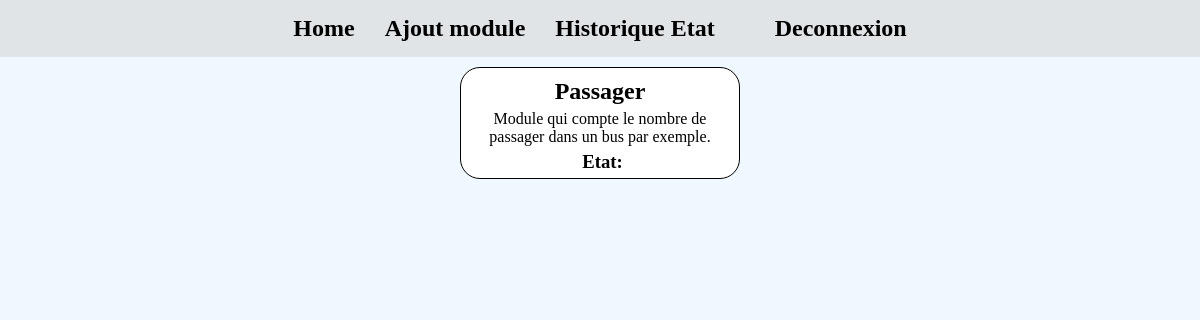
Page / (signed in) on the committed database.
### tables this page shows
CREATE TABLE `module` (
  `ID` int NOT NULL,
  `Nom` varchar(255) NOT NULL,
  `Etat` int NOT NULL,
  `description` text NOT NULL,
  `valeur` varchar(255) NOT NULL
);

### index.php (the view, shortened to what this page needs)
<?php
    require_once './script/bdd.php';
?>
<!DOCTYPE html>
<html lang="en">
<head>
    <link rel="stylesheet" href="./css/main.css">
    <link rel="stylesheet" href="./css/index.css">
</head>
<body>
    <?php
        include './page/navbar.php';
    ?>
    <?php
        if(isset($_SESSION['Connect'])) {
            $reponse = $bdd->query('SELECT * FROM module');
            while ($donnees = $reponse->fetch()) {
                echo '
                    <div class="position">
                        <a href="/page/visu_module.php?id='.$donnees['ID'].'">
                            <div class="module">
                                <div class="info">
                                    <h2 class="titre_module">'.$donnees['Nom'].'</h2>
                                    <p class="description">'.$donnees['description'].'</p>
                                </div>
                                <div class="info2">
                                    <h3 class="etat_nom">Etat:</h3>
                                    <p id="etat_'.$donnees['ID'].'" class="etat_text"><strong></strong></p>
                                </div>
                            </div>
                        </a>
                    </div>
                ';
            }
        }
        else{
            echo '<div class="position">
                    <h1>Veuillez-vous connecter !!!</h1>
                </div>';
        }
    ?>
</body>
</html>

### css/main.css (style rules this page uses)
* { margin: 0; padding: 0; box-sizing: border-box; }
body { background-color: aliceblue; }

### css/index.css (style rules this page uses)
.position { display: flex; justify-content: center; align-items: center; }
.position a { text-decoration: none; color: black; width: 25%; }
.module { background-color: #ffffff; border: 1px solid #000; border-radius: 20px; margin: 10px; padding: 5px; box-sizing: border-box; }
.info { display: flex; flex-direction: column; justify-content: center; align-items: center; padding: 5px; }
.titre_module { text-align: center; margin-bottom: 2.5px; }
.description { margin-top: 2.5px; text-align: center; }
.info2 { display: flex; flex-direction: column; justify-content: center; align-items: center; margin-left: 5px; }
.etat_nom { text-align: center; }

### rows in the picture
module: Nom "Passager", description "Module qui compte le nombre de passager dans un bus par exemple."
